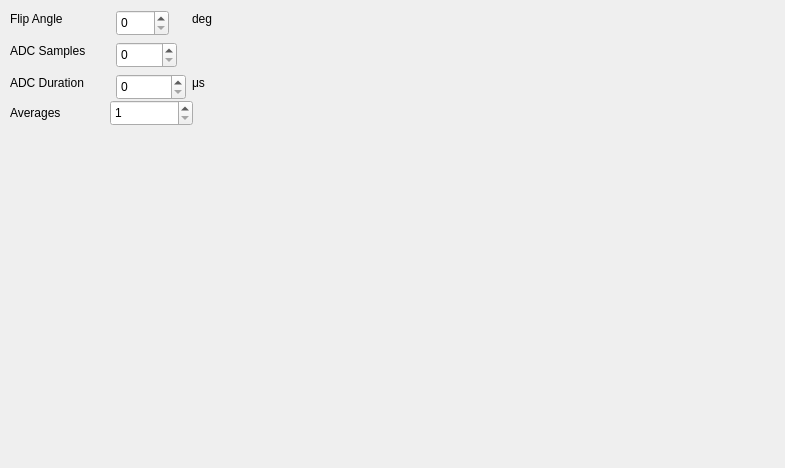
<?xml version="1.0" encoding="UTF-8"?>
<ui version="4.0">
 <class>Form</class>
 <widget class="QWidget" name="Form">
  <property name="geometry">
   <rect>
    <x>0</x>
    <y>0</y>
    <width>785</width>
    <height>468</height>
   </rect>
  </property>
  <property name="windowTitle">
   <string>Form</string>
  </property>
  <property name="Averages" stdset="0">
   <string/>
  </property>
  <widget class="QLabel" name="label_5">
   <property name="geometry">
    <rect>
     <x>10</x>
     <y>100</y>
     <width>82</width>
     <height>26</height>
    </rect>
   </property>
   <property name="text">
    <string>Averages</string>
   </property>
  </widget>
  <widget class="QSpinBox" name="NSA_SpinBox">
   <property name="geometry">
    <rect>
     <x>110</x>
     <y>100</y>
     <width>83</width>
     <height>26</height>
    </rect>
   </property>
   <property name="minimum">
    <number>1</number>
   </property>
  </widget>
  <widget class="QLabel" name="label">
   <property name="geometry">
    <rect>
     <x>10</x>
     <y>10</y>
     <width>68</width>
     <height>17</height>
    </rect>
   </property>
   <property name="text">
    <string>Flip Angle</string>
   </property>
  </widget>
  <widget class="QSpinBox" name="FA_SpinBox">
   <property name="geometry">
    <rect>
     <x>116</x>
     <y>10</y>
     <width>53</width>
     <height>26</height>
    </rect>
   </property>
   <property name="maximum">
    <number>360</number>
   </property>
  </widget>
  <widget class="QLabel" name="label_2">
   <property name="geometry">
    <rect>
     <x>192</x>
     <y>10</y>
     <width>26</width>
     <height>17</height>
    </rect>
   </property>
   <property name="text">
    <string>deg</string>
   </property>
  </widget>
  <widget class="QLabel" name="label_6">
   <property name="geometry">
    <rect>
     <x>10</x>
     <y>42</y>
     <width>100</width>
     <height>17</height>
    </rect>
   </property>
   <property name="minimumSize">
    <size>
     <width>100</width>
     <height>0</height>
    </size>
   </property>
   <property name="text">
    <string>ADC Samples</string>
   </property>
  </widget>
  <widget class="QSpinBox" name="ADC_samples_SpinBox">
   <property name="geometry">
    <rect>
     <x>116</x>
     <y>42</y>
     <width>61</width>
     <height>26</height>
    </rect>
   </property>
   <property name="maximum">
    <number>8192</number>
   </property>
  </widget>
  <widget class="QLabel" name="label_8">
   <property name="geometry">
    <rect>
     <x>192</x>
     <y>42</y>
     <width>16</width>
     <height>17</height>
    </rect>
   </property>
   <property name="text">
    <string/>
   </property>
  </widget>
  <widget class="QLabel" name="label_9">
   <property name="geometry">
    <rect>
     <x>10</x>
     <y>74</y>
     <width>94</width>
     <height>17</height>
    </rect>
   </property>
   <property name="text">
    <string>ADC Duration</string>
   </property>
  </widget>
  <widget class="QSpinBox" name="ADC_duration_SpinBox">
   <property name="geometry">
    <rect>
     <x>116</x>
     <y>74</y>
     <width>70</width>
     <height>26</height>
    </rect>
   </property>
   <property name="maximum">
    <number>99999</number>
   </property>
  </widget>
  <widget class="QLabel" name="label_7">
   <property name="geometry">
    <rect>
     <x>192</x>
     <y>74</y>
     <width>16</width>
     <height>17</height>
    </rect>
   </property>
   <property name="text">
    <string>μs</string>
   </property>
  </widget>
 </widget>
 <resources/>
 <connections/>
</ui>
